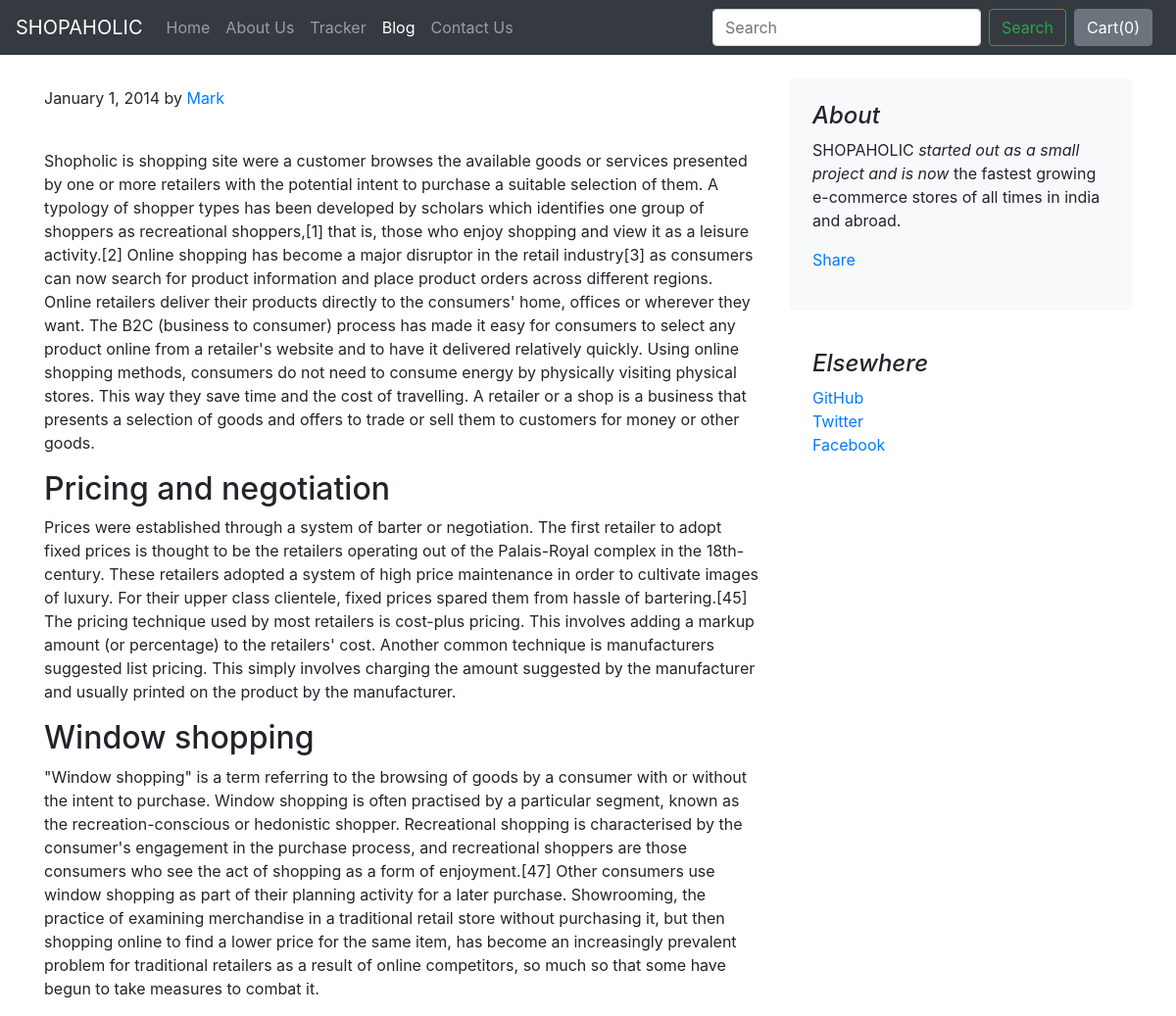
The page /blog/blogpost/1 on the database its author committed.
### blog/models.py (models this page shows)
class Blogpost(models.Model):
    post_id = models.AutoField(primary_key= True)
    tilte = models.CharField(max_length=50)
    head0 = models.CharField(max_length=500, default="")
    chead0 = models.CharField(max_length=5000, default="")
    head1 = models.CharField(max_length=500, default="")
    chead1 = models.CharField(max_length=5000, default="")
    head2 = models.CharField(max_length=500, default="")
    chead2 = models.CharField(max_length=5000, default="")
    pub_date = models.DateField()
    thumbnail = models.ImageField(upload_to='shop/images', default="")
    def __str__(self):
        return self.tilte

### blog/views.py (the view)
# urls.py: path("blogpost/<int:id>", views.blogpost,name="blogHome"),
def blogpost(request, id):
    post = Blogpost.objects.filter(post_id = id)[0]
    print(post)
    return render(request, 'blog/blogpost.html',{'post':post})

### blog/templates/blog/blogpost.html (shortened to what this page needs)
{% extends 'blog/basic.html' %}
{% block body %}
<div class="container">
    <div class="row mt-4">
        <div class="col-md-8 blog-main">
            <div class="blog-post">
                <p class="blog-post-meta">January 1, 2014 by <a href="#">Mark</a></p>
                <div class="fb-like" data-href="http://127.0.0.1:8000/blog/blogpost/{{post.post_id}}" data-layout="standard" data-action="like" data-size="large" data-show-faces="false" data-share="true"></div><br>
                <p>{{post.chead0}}</p>
                <h2>{{post.head1}}</h2>
                <p>{{post.chead1}}</p>
                <h2>{{post.head2}}</h2>
                <p>{{post.chead2}}</p>
            </div>
        </div>
        <aside class="col-md-4 blog-sidebar">
            <div class="p-4 mb-3 bg-light rounded">
                <h4 class="font-italic">About</h4>
                <p class="mb-0">SHOPAHOLIC <em>started out as a small project and is now</em> the fastest growing e-commerce stores of all times in india and abroad.</p>
                <div class="my-3 fb-share-button" data-href="http://127.0.0.1:8000/blog/blogpost/{{post.post_id}}" data-layout="button_count" data-size="large"><a target="_blank" href="https://www.facebook.com/sharer/sharer.php?u=http%3A%2F%2F127.0.0.1%3A8000%2Fblog%2Fblogpost%2F4&src=sdkpreparse" class="fb-xfbml-parse-ignore">Share</a></div>
            </div>
            <div class="p-4">
                <h4 class="font-italic">Elsewhere</h4>
                <ol class="list-unstyled">
                    <li><a href="#">GitHub</a></li>
                    <li><a href="#">Twitter</a></li>
                    <li><a href="#">Facebook</a></li>
                </ol>
            </div>
        </aside>
    </div>
</div>
{% endblock %}

### rows shown on the page
Blogpost: chead0 "Shopholic is shopping site were a customer browses the available goods or services presented by one or more retailers with the potential intent to purchase a suitable selection of them. A typology of shopper types has been developed by scholars which identifies one group of shoppers as recreational shoppers,[1] that is, those who enjoy shopping and view it as a leisure activity.[2] Online shopping has become a major disruptor in the retail industry[3] as consumers can now search for product information and place product orders across different regions. Online retailers deliver their products directly to the consumers' home, offices or wherever they want. The B2C (business to consumer)…", head1 "Pricing and negotiation", chead1 "Prices were established through a system of barter or negotiation. The first retailer to adopt fixed prices is thought to be the retailers operating out of the Palais-Royal complex in the 18th-century. These retailers adopted a system of high price maintenance in order to cultivate images of luxury. For their upper class clientele, fixed prices spared them from hassle of bartering.[45] The pricing technique used by most retailers is cost-plus pricing. This involves adding a markup amount (or percentage) to the retailers' cost. Another common technique is manufacturers suggested list pricing. This simply involves charging the amount suggested by the manufacturer and usually printed on the…", head2 "Window shopping", chead2 "\"Window shopping\" is a term referring to the browsing of goods by a consumer with or without the intent to purchase. Window shopping is often practised by a particular segment, known as the recreation-conscious or hedonistic shopper. Recreational shopping is characterised by the consumer's engagement in the purchase process, and recreational shoppers are those consumers who see the act of shopping as a form of enjoyment.[47] Other consumers use window shopping as part of their planning activity for a later purchase. Showrooming, the practice of examining merchandise in a traditional retail store without purchasing it, but then shopping online to find a lower price for the same item, has…"
